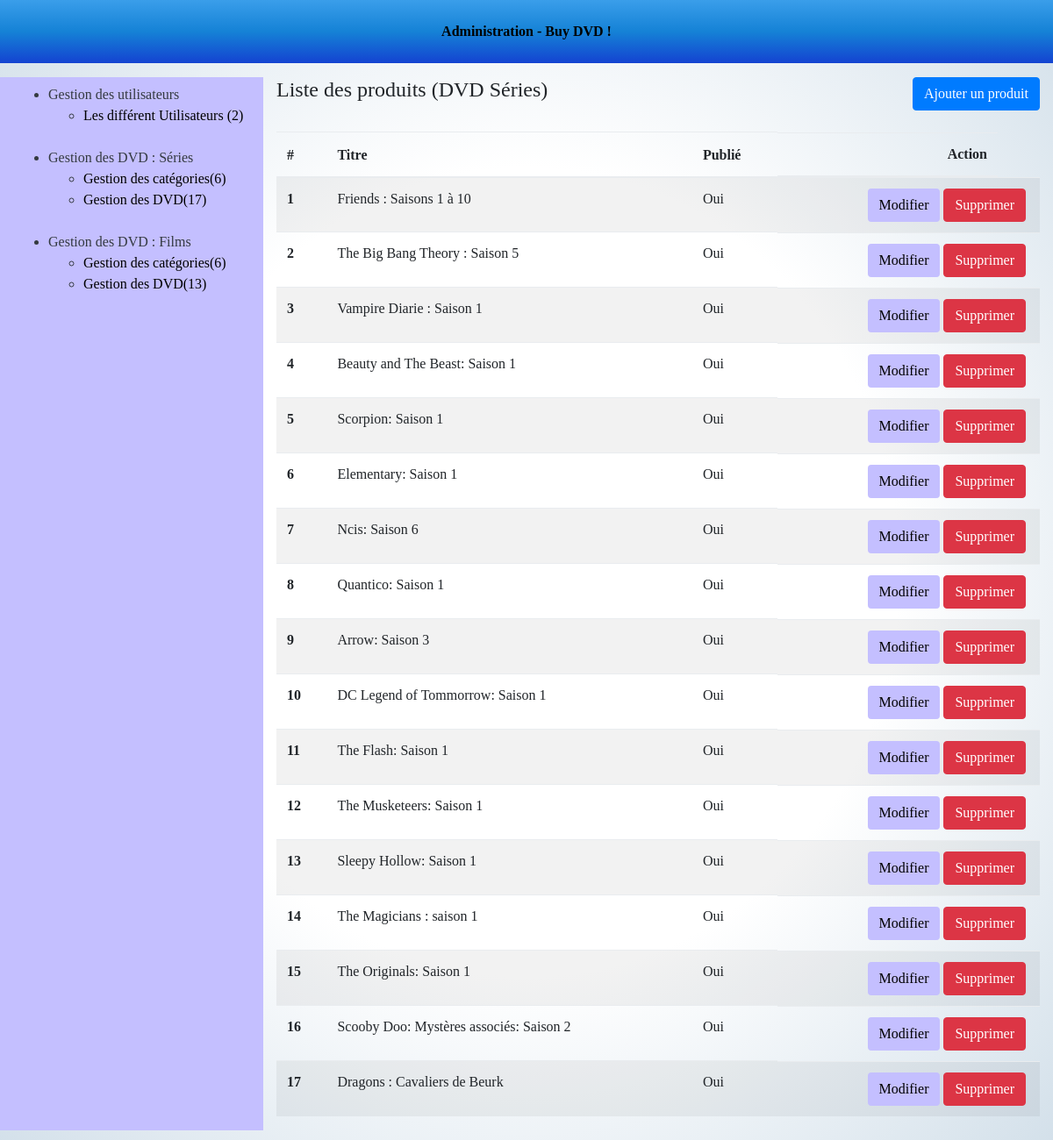
Screenshot of /admin/dvdserie-list.php (signed in) with the database file from the repository.
### tables this page shows
CREATE TABLE `dvd_serie` (
  `id` int(11) NOT NULL,
  `title` varchar(255) NOT NULL,
  `image` varchar(255) DEFAULT NULL,
  `summary` longtext NOT NULL,
  `prix` varchar(255) NOT NULL,
  `prix2` varchar(255) NOT NULL,
  `realisateur` text NOT NULL,
  `language_subtitle` varchar(255) NOT NULL,
  `acteur` text NOT NULL,
  `content` varchar(255) NOT NULL,
  `created_at` date NOT NULL,
  `is_published` tinyint(1) NOT NULL,
  `format` varchar(255) NOT NULL,
  `editeur` varchar(255) NOT NULL,
  `qualite` varchar(255) NOT NULL,
  `type_color` varchar(255) NOT NULL,
  `stereo` varchar(255) NOT NULL,
  `public` varchar(255) NOT NULL,
  `imageOne` varchar(255) NOT NULL,
  `imageTwo` varchar(255) NOT NULL,
  `imageThree` varchar(255) NOT NULL,
  `imageFoor` varchar(255) NOT NULL,
  `imageFive` varchar(255) NOT NULL
);

### admin/dvdserie-list.php (the view, shortened to what this page needs)
<?php
require_once '../tools/_db.php';
$query = $db->query('SELECT * FROM dvd_serie');
$dvdseries = $query->fetchall();
?>
<!DOCTYPE html>
<html>
	<head>
		<?php require 'partials/head_assets.php'; ?>
	</head>
	<body class="index-body">
		<div class="container-fluid">
			<?php require 'partials/header.php'; ?>
			<div class="row my-3 index-content">
				<?php require 'partials/nav.php'; ?>
				<section class="col-9">
					<header class="pb-4 d-flex justify-content-between">
						<h4>Liste des produits (DVD Séries)</h4>
						<a class="btn btn-primary" href="dvdserie-form.php">Ajouter un produit</a>
					</header>
					<table class="table table-striped">
						<thead>
							<tr>
								<th>#</th>
								<th>Titre</th>
								<th>Publié</th>
								<th class="d-flex justify-content-end mr-5">Action</th>
							</tr>
						</thead>
						<tbody>
							<?php if($dvdseries): ?>
							<?php foreach($dvdseries as $dvdserie): ?>
							<tr>
                <th><?php echo htmlentities($dvdserie['id']); ?></th>
								<td><?php echo htmlentities($dvdserie['title']); ?></td>
								<td>
									<?php if($dvdserie['is_published'] == 1): ?>
									Oui
									<?php else: ?>
									Non
									<?php endif; ?>
								</td>
								<td class="d-flex justify-content-end">
									<a href="dvdserie-form.php?dvd_serie_id=<?php echo $dvdserie['id']; ?>&action=edit" class="btn button mr-1">Modifier</a>
									<a onclick="return confirm('Are you sure?')" href="dvdserie-list.php?dvd_serie_id=<?php echo $dvdserie['id']; ?>&action=delete" class="btn btn-danger mr-1">Supprimer</a>
								</td>
							</tr>
							<?php endforeach; ?>
							<?php else: ?>
								Aucun article enregistré.
							<?php endif; ?>
						</tbody>
					</table>
				</section>
			</div>
		</div>
	</body>
</html>

### css/moovieseriestv.css (style rules this page uses)
body { margin: 0; padding: 0; font-family: 'Bodoni 72', cursive; background-image: radial-gradient(white, white, #D3E0EA); }
.button, .buttontwo, .buttonThree { background-color:#C4BFFF; }
a { color: black; }

### rows the page displays
dvd_serie: id "1", title "Friends : Saisons 1 à 10", is_published "Oui"
dvd_serie: id "2", title "The Big Bang Theory : Saison 5", is_published "Oui"
dvd_serie: id "3", title "Vampire Diarie : Saison 1", is_published "Oui"
dvd_serie: id "4", title "Beauty and The Beast: Saison 1", is_published "Oui"
dvd_serie: id "5", title "Scorpion: Saison 1", is_published "Oui"
dvd_serie: id "6", title "Elementary: Saison 1", is_published "Oui"
dvd_serie: id "7", title "Ncis: Saison 6", is_published "Oui"
dvd_serie: id "8", title "Quantico: Saison 1", is_published "Oui"
dvd_serie: id "9", title "Arrow: Saison 3", is_published "Oui"
dvd_serie: id "10", title "DC Legend of Tommorrow: Saison 1", is_published "Oui"
dvd_serie: id "11", title "The Flash: Saison 1", is_published "Oui"
dvd_serie: id "12", title "The Musketeers: Saison 1", is_published "Oui"
dvd_serie: id "13", title "Sleepy Hollow: Saison 1", is_published "Oui"
dvd_serie: id "14", title "The Magicians : saison 1", is_published "Oui"
dvd_serie: id "15", title "The Originals: Saison 1", is_published "Oui"
dvd_serie: id "16", title "Scooby Doo: Mystères associés: Saison 2", is_published "Oui"
dvd_serie: id "17", title "Dragons : Cavaliers de Beurk", is_published "Oui"

### other values shown
$nbUsers "2"
$nbCategoriesSerie "6"
$nbDvdSeries "17"
$nbCategoriesFilm "6"
$nbDvdFilm "13"
